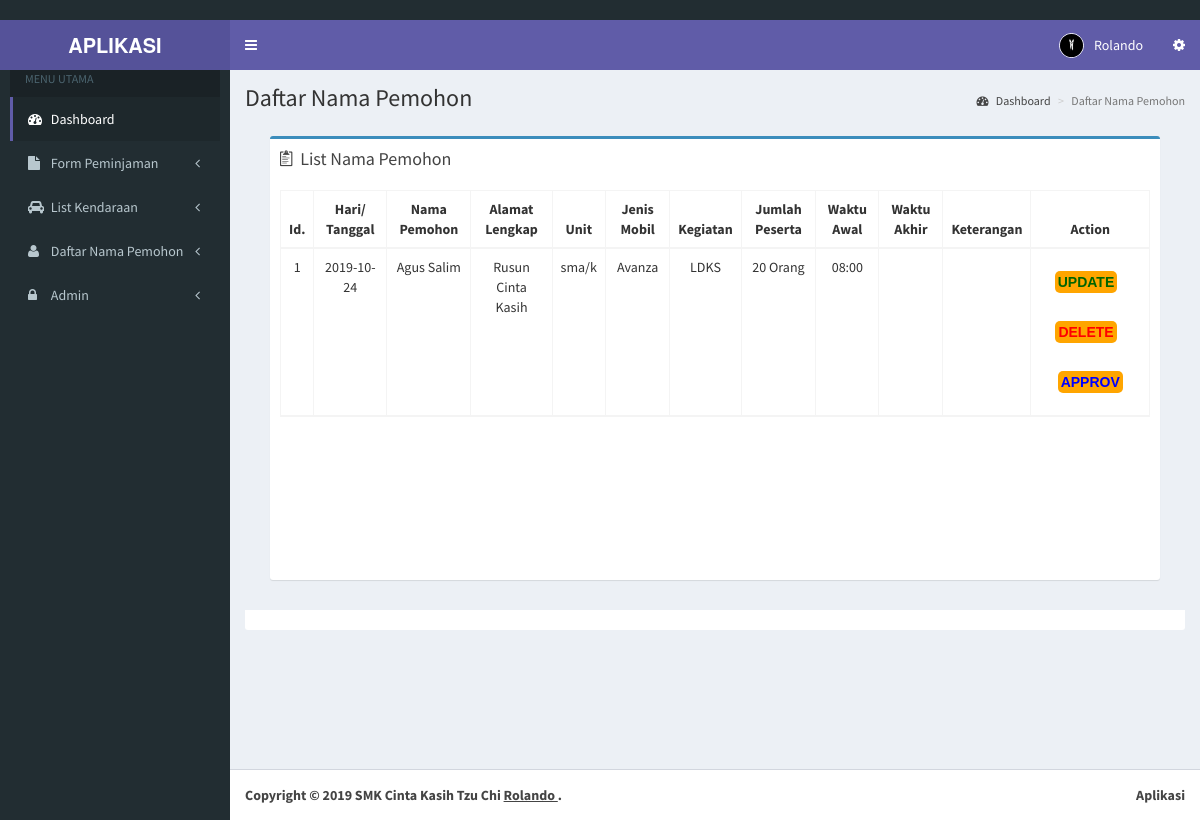
The app's page /admin/customer.php (signed in) with its own data.
### tables this page shows
CREATE TABLE `kendaraan` (
  `id` int(11) NOT NULL,
  `jenismobil` varchar(200) NOT NULL,
  `nomor` varchar(200) NOT NULL,
  `jenis` varchar(200) NOT NULL
);

CREATE TABLE `customer` (
  `id` int(11) NOT NULL,
  `nama` varchar(200) NOT NULL,
  `no_telp` int(200) NOT NULL,
  `bagian` varchar(290) NOT NULL,
  `waktuawal` varchar(200) NOT NULL,
  `waktuakhir` varchar(200) NOT NULL,
  `haritgl` varchar(200) NOT NULL,
  `tujuan` varchar(200) NOT NULL,
  `alamat` varchar(200) NOT NULL,
  `kegiatan` varchar(200) NOT NULL,
  `tempatstandby` varchar(200) NOT NULL,
  `jumlahpeserta` varchar(10) NOT NULL,
  `jenis` varchar(200) NOT NULL,
  `waktustandby` varchar(200) NOT NULL
);

### admin/customer.php (the view, shortened to what this page needs)
<!DOCTYPE html>
<html>
<?php include "head.php"; ?>
  </head>
  <body class="hold-transition skin-purple sidebar-mini">
    <div class="wrapper">
      <?php include "header.php"; ?>
      <?php include "menu.php"; ?>
      <div class="content-wrapper">
        <section class="content-header">
          <h1>
            Daftar Nama Pemohon
          </h1>
          <ol class="breadcrumb">
            <li><a href="index.php"><i class="fa fa-dashboard"></i> Dashboard</a></li>
            <li class="active">Daftar Nama Pemohon</li>
          </ol>
        </section>
        <section class="content">
          <div class="row">
            <section class="col-lg-12 connectedSortable">
                <div class="box-body">
          <section class="col-lg-12 connectedSortable">
              <div class="box box-primary">
                              <div class="box-header">
                                <i class="ion ion-clipboard"></i>
                                <h3 class="box-title">List Nama Pemohon</h3>
                              </div>
                              <div class="scroller box-body">
                                <table id="example" class="table table-responsive table-hover table-bordered">
                                <thead>
                                    <tr>
                                      <th><center>Id.</center></th>
                                      <th><center>Hari/ Tanggal</center></th>
                                      <th><center>Nama Pemohon</center></th>
                                      <th><center>Alamat Lengkap</center></th>
                                      <th><center>Unit </center></th>
                                      <th><center>Jenis Mobil</center></th>
                                      <th><center>Kegiatan</center></th>
                                      <th><center>Jumlah Peserta</center></th>
                                      <th><center>Waktu Awal</center></th>
                                      <th><center>Waktu Akhir</center></th>
                                      <th><center>Keterangan</center></th>
                                      <th><center>Action</center></th>
                                    </tr>
                                      <?php
                  $a=mysqli_query($koneksi, "SELECT * FROM customer");
                  $c=mysqli_query($koneksi, "SELECT * FROM kendaraan");
                  $nomorgan=1;
                  while ($rows=mysqli_fetch_array($a) AND  $rews=mysqli_fetch_array($c)){
                                  echo"
                                  <tr align=center>
                                  <td>".$nomorgan."</td>
                                  <td>".$rows['haritgl']."</td>
                                  <td>".$rows['nama']."</td>
                                  <td>".$rows['alamat']."</td>
                                  <td>".$rows['bagian']."</td>
                                  <td>".$rews['jenismobil']."</td>
                                  <td>".$rows['kegiatan']."</td>
                                  <td>".$rows['jumlahpeserta']."</td>
                                  <td>".$rows['waktuawal']."</td>
                                  <td>".$rows['waktuakhir']."</td>
                                  <td>".$rows['keterangan']."</td>
                                  <td><a class=update href='update-customer.php?id=".$rows['id']."'>UPDATE</a>&nbsp;&nbsp;&nbsp;
                                  <a class=delete href='delete.php?id=".$rows['id']."'>DELETE</a>&nbsp;&nbsp;&nbsp;
                                  <a class=setuju href='print.php?id=".$rows['id']."'>APPROV</a></td>
                                </tr>";   $nomorgan++;
                              }
                        echo "</table>";
                ?>
                              </section>
                </div>
                <div class="box-footer clearfix no-border">
                  </div>
              </div>
            </section>
          </div>
      </div>
      <?php include "footer.php" ?>
  </body>
  </html>

### admin/head.php (style rules this page uses)
.scroller { height: 400px; overflow-y: scroll; scrollbar-width: thin; }

### admin/customer.php (style rules this page uses)
.update { text-decoration: none; color: DarkGreen; background-color: orange; font-family: arial; font-weight: bold; line-height: 50px; margin: auto; padding: 3px; border-radius:5px; }
.delete { text-decoration: none; color: red; background-color: orange; font-family: arial; font-weight: bold; line-height: 50px; margin: auto; padding: 3px; border-radius:5px; }
.setuju { text-decoration: none; color: Blue; background-color: orange; font-family: arial; font-weight: bold; line-height: 50px; margin: auto; padding: 3px; border-radius:5px; }

### records on screen
kendaraan: jenismobil "Avanza"
customer: haritgl "2019-10-24", nama "Agus Salim", alamat "Rusun Cinta Kasih", bagian "sma/k", kegiatan "LDKS", jumlahpeserta "20 Orang", waktuawal "08:00"

### other values on screen
$_SESSION['fullname'] "Rolando"
